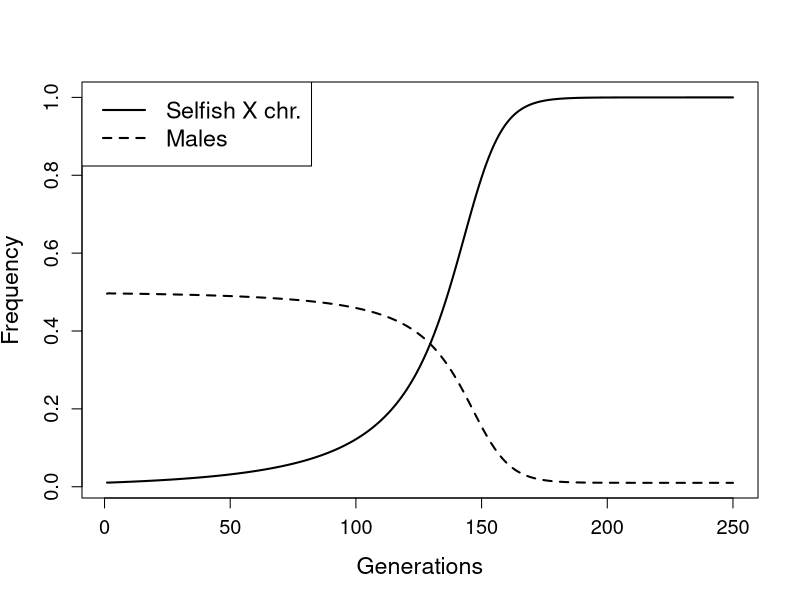

Reproduce this figure in R.


# Genotypes 			XX,XXr,XrXr,XY,XrY
# relative frequencies:	u,v,w,x,y
# relative viabilities:	1,a,b,1,c
#prop. males born to XrY fathers is (1-t)

##Start from a low freq and HWE
p<-1/100
u<-0.5*(1-p)^2
v<-0.5*2*p*(1-p)
w<-0.5*p^2	
x<-0.5*(1-p)
y<-0.5*p

a<-0.8  #1
b<-0.8
c<-0.8
t<-0.99 #0.5

freqs<-numeric()
for(gen in 1:250){
	u_next <- 0.5*x*(u + 0.5*v)
	v_next <- a*(0.5*x*(w+0.5*v) + t*y*(u+0.5*v))
	w_next <- b*t*y*(w+0.5*v)
	x_next <- (0.5*x+(1-t)*y)*(u+0.5*v)
	y_next <- c*(0.5*x + (1-t)*y)*(w+0.5*v)
	
	T_norm<-u_next +v_next +w_next +x_next +y_next
	
	freqs<-rbind(freqs,c(u_next/T_norm,v_next/T_norm,w_next/T_norm,x_next/T_norm,y_next/T_norm))
	u<-u_next/T_norm; v<-v_next/T_norm; w<-w_next/T_norm; x<-x_next/T_norm; y<-y_next/T_norm
}


plot((0.5*freqs[,2] + freqs[,3] + 0.5*freqs[,5])/(freqs[,1]+freqs[,2] + freqs[,3] +0.5*freqs[,4] +0.5*freqs[,5])
,type="l",lwd=2,xlab="Generations",ylab="Frequency",cex.lab=1.4,cex.axis=1.2)
lines(rowSums(freqs[,4:5]),lty=2,lwd=2)
legend(x="topleft",legend=c("Selfish X chr.","Males"),lty=c(1,2),lwd=2,cex=1.4)